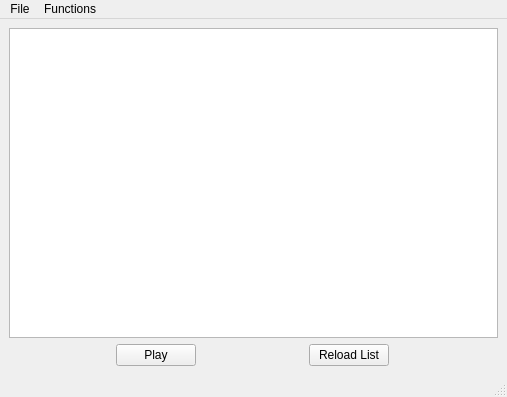
<?xml version="1.0" encoding="UTF-8"?>
<ui version="4.0">
 <class>MainWindow</class>
 <widget class="QMainWindow" name="MainWindow">
  <property name="geometry">
   <rect>
    <x>0</x>
    <y>0</y>
    <width>507</width>
    <height>397</height>
   </rect>
  </property>
  <property name="windowTitle">
   <string>Snes games manager</string>
  </property>
  <widget class="QWidget" name="centralwidget">
   <layout class="QVBoxLayout" name="verticalLayout">
    <item>
     <widget class="QListView" name="listGamesbox"/>
    </item>
    <item>
     <layout class="QHBoxLayout" name="horizontalLayout">
      <item>
       <widget class="QPushButton" name="btPlay">
        <property name="sizePolicy">
         <sizepolicy hsizetype="Fixed" vsizetype="Fixed">
          <horstretch>0</horstretch>
          <verstretch>0</verstretch>
         </sizepolicy>
        </property>
        <property name="text">
         <string>Play</string>
        </property>
       </widget>
      </item>
      <item>
       <widget class="QPushButton" name="btReload">
        <property name="sizePolicy">
         <sizepolicy hsizetype="Maximum" vsizetype="Fixed">
          <horstretch>0</horstretch>
          <verstretch>0</verstretch>
         </sizepolicy>
        </property>
        <property name="text">
         <string>Reload List</string>
        </property>
       </widget>
      </item>
     </layout>
    </item>
   </layout>
  </widget>
  <widget class="QMenuBar" name="menubar">
   <property name="geometry">
    <rect>
     <x>0</x>
     <y>0</y>
     <width>507</width>
     <height>22</height>
    </rect>
   </property>
   <widget class="QMenu" name="menuOp_es">
    <property name="title">
     <string>File</string>
    </property>
    <addaction name="separator"/>
    <addaction name="actionOpen_roms_folder"/>
   </widget>
   <widget class="QMenu" name="menuFunctions">
    <property name="title">
     <string>Functions</string>
    </property>
    <addaction name="actionDownload_Game_Covers"/>
   </widget>
   <addaction name="menuOp_es"/>
   <addaction name="menuFunctions"/>
  </widget>
  <widget class="QStatusBar" name="statusbar"/>
  <action name="actionOpen_roms_folder">
   <property name="text">
    <string>Open roms folder</string>
   </property>
   <property name="toolTip">
    <string>Abre o diretorio das roms</string>
   </property>
  </action>
  <action name="actionDownload_Game_Covers">
   <property name="text">
    <string>Download Game Covers</string>
   </property>
  </action>
 </widget>
 <resources/>
 <connections/>
</ui>
